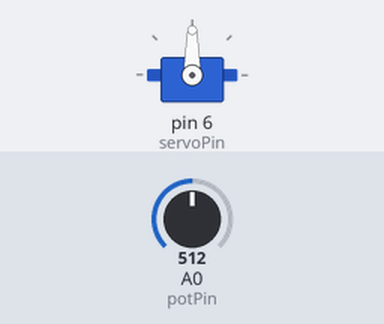
Simulated run of this sketch. Board: Arduino Uno, built with avr-gcc and run on an emulated ATmega328P. Shown: servo. Inputs (shaded band) come from the test bench; at power-on: A0 (potPin) = 512.

Above: at 1.2 s.
1.3 s: A0 (potPin) set to 716
At 1.8 s:
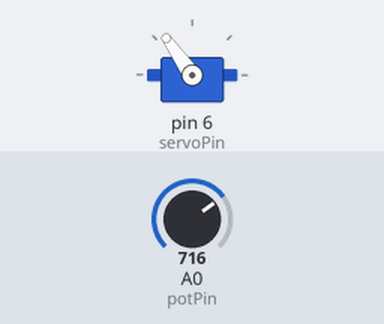
2.8 s: A0 (potPin) set to 900
At 3.9 s:
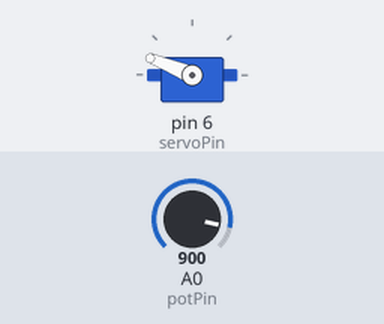
4.3 s: A0 (potPin) set to 1023
At 5.1 s:
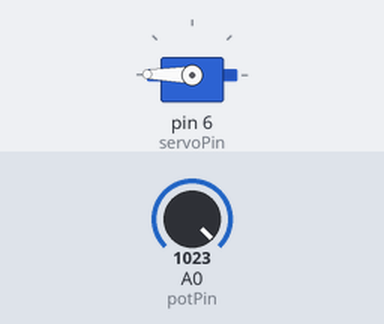
5.8 s: A0 (potPin) set to 306
At 6.4 s:
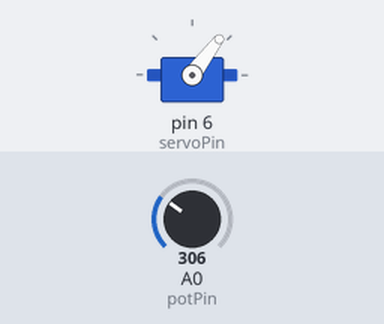
7.3 s: A0 (potPin) set to 122
At 8.5 s:
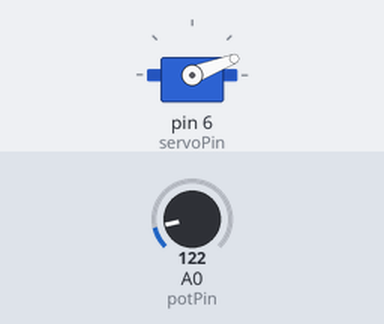
Timing chart, 0 to 9.8 s (numbered marks = the images above; inputs shaded):
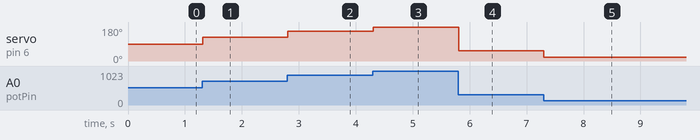

The sketch:

Activity_5_1.ino
```cpp
// (licence header left out)
/*
-----------------------------------------------------------------------------
-----------       HUMBOT SARGANTANA SERVO TEST  -----------------------------
-----------------------------------------------------------------------------

-----------------------------------------------------------------------------
-----------------             DESCRIPTION            ------------------------
-----------------------------------------------------------------------------
This program is used to test the continuous rotation servo with a potentiometer
-----------------------------------------------------------------------------
*/
#include <Servo.h>
int servoPin=6;
int potPin=A0;
int potValue = 0;
int mappedValue;
Servo myservo;

void setup() {
  myservo.attach(servoPin);
}

void loop() {
// read the value from the sensor:
  potValue = analogRead(potPin);
//map values
  mappedValue = map(potValue, 0, 1024, 0, 180);
//write values to the servo
  myservo.write(mappedValue);
//give time to the servo to act
  delay(10);
}
```

Measured:
- after the input at 1.3 s, servo on pin 6 (servoPin): 90° → 125° at once
- after the input at 2.8 s, servo on pin 6 (servoPin): 125° → 158° at once
- after the input at 4.3 s, servo on pin 6 (servoPin): 158° → 179° at once
- after the input at 5.8 s, servo on pin 6 (servoPin): 179° → 53° at once
- after the input at 7.3 s, servo on pin 6 (servoPin): 53° → 21° at once
